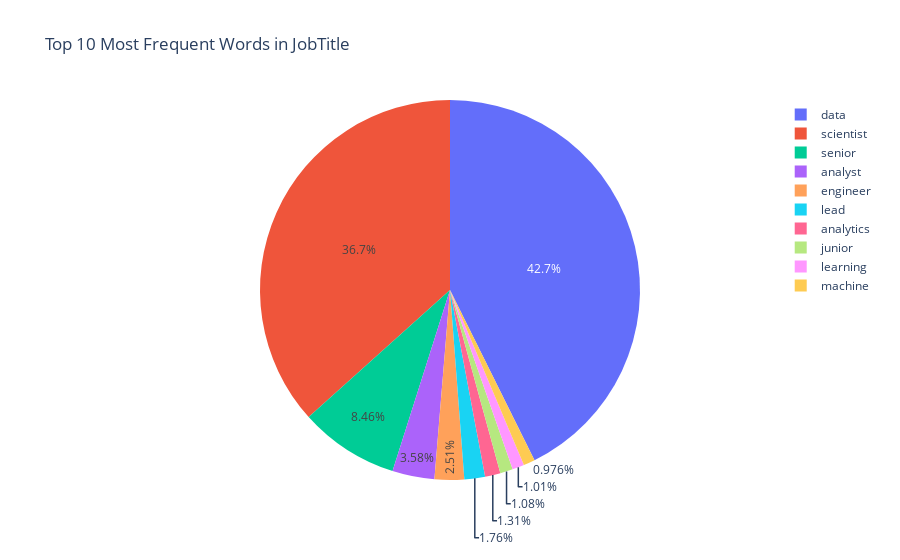

Source (notebook cell):
### Code cell
import plotly.graph_objs as go

# Create a Pie chart with the top 10 most frequent words
fig = go.Figure(data=[go.Pie(labels=word_counts_df_titlte['word'][:10], values=word_counts_df_titlte['count'][:10])])

# Set the title of the chart
fig.update_layout(title='Top 10 Most Frequent Words in JobTitle')

# Show the chart
fig.show()

### Figure 1 — Plotly figure (JSON) as saved in the notebook; plotly's stock layout.template omitted (floating-point values rounded to 4 significant figures)
{"data": [{"labels": ["data", "scientist", "senior", "analyst", "engineer", "lead", "analytics", "junior", "learning", "machine"], "type": "pie", "values": [3717, 3193, 737, 312, 219, 153, 114, 94, 88, 85]}], "layout": {"title": {"text": "Top 10 Most Frequent Words in JobTitle"}}}
